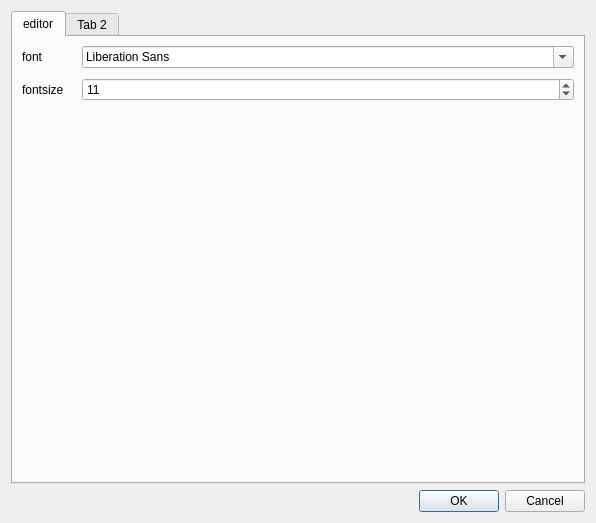
<?xml version="1.0" encoding="UTF-8"?>
<ui version="4.0">
 <class>Dialog</class>
 <widget class="QDialog" name="Dialog">
  <property name="geometry">
   <rect>
    <x>0</x>
    <y>0</y>
    <width>596</width>
    <height>523</height>
   </rect>
  </property>
  <property name="windowTitle">
   <string>Dialog</string>
  </property>
  <layout class="QVBoxLayout" name="verticalLayout">
   <item>
    <widget class="QTabWidget" name="tabWidget">
     <property name="currentIndex">
      <number>0</number>
     </property>
     <widget class="QWidget" name="editor">
      <attribute name="title">
       <string>editor</string>
      </attribute>
      <layout class="QVBoxLayout" name="verticalLayout_2">
       <item>
        <layout class="QFormLayout" name="formLayout">
         <property name="horizontalSpacing">
          <number>18</number>
         </property>
         <property name="verticalSpacing">
          <number>10</number>
         </property>
         <item row="0" column="0">
          <widget class="QLabel" name="fontLabel">
           <property name="text">
            <string>font</string>
           </property>
          </widget>
         </item>
         <item row="0" column="1">
          <widget class="QFontComboBox" name="fontComboBox"/>
         </item>
         <item row="1" column="0">
          <widget class="QLabel" name="fontsizeLabel">
           <property name="text">
            <string>fontsize</string>
           </property>
          </widget>
         </item>
         <item row="1" column="1">
          <widget class="QSpinBox" name="fontsizeSpinBox">
           <property name="value">
            <number>11</number>
           </property>
          </widget>
         </item>
        </layout>
       </item>
      </layout>
     </widget>
     <widget class="QWidget" name="tab_2">
      <attribute name="title">
       <string>Tab 2</string>
      </attribute>
     </widget>
    </widget>
   </item>
   <item>
    <widget class="QDialogButtonBox" name="buttonBox">
     <property name="orientation">
      <enum>Qt::Horizontal</enum>
     </property>
     <property name="standardButtons">
      <set>QDialogButtonBox::Cancel|QDialogButtonBox::Ok</set>
     </property>
    </widget>
   </item>
  </layout>
 </widget>
 <resources/>
 <connections>
  <connection>
   <sender>buttonBox</sender>
   <signal>accepted()</signal>
   <receiver>Dialog</receiver>
   <slot>accept()</slot>
   <hints>
    <hint type="sourcelabel">
     <x>248</x>
     <y>254</y>
    </hint>
    <hint type="destinationlabel">
     <x>157</x>
     <y>274</y>
    </hint>
   </hints>
  </connection>
  <connection>
   <sender>buttonBox</sender>
   <signal>rejected()</signal>
   <receiver>Dialog</receiver>
   <slot>reject()</slot>
   <hints>
    <hint type="sourcelabel">
     <x>316</x>
     <y>260</y>
    </hint>
    <hint type="destinationlabel">
     <x>286</x>
     <y>274</y>
    </hint>
   </hints>
  </connection>
 </connections>
</ui>
